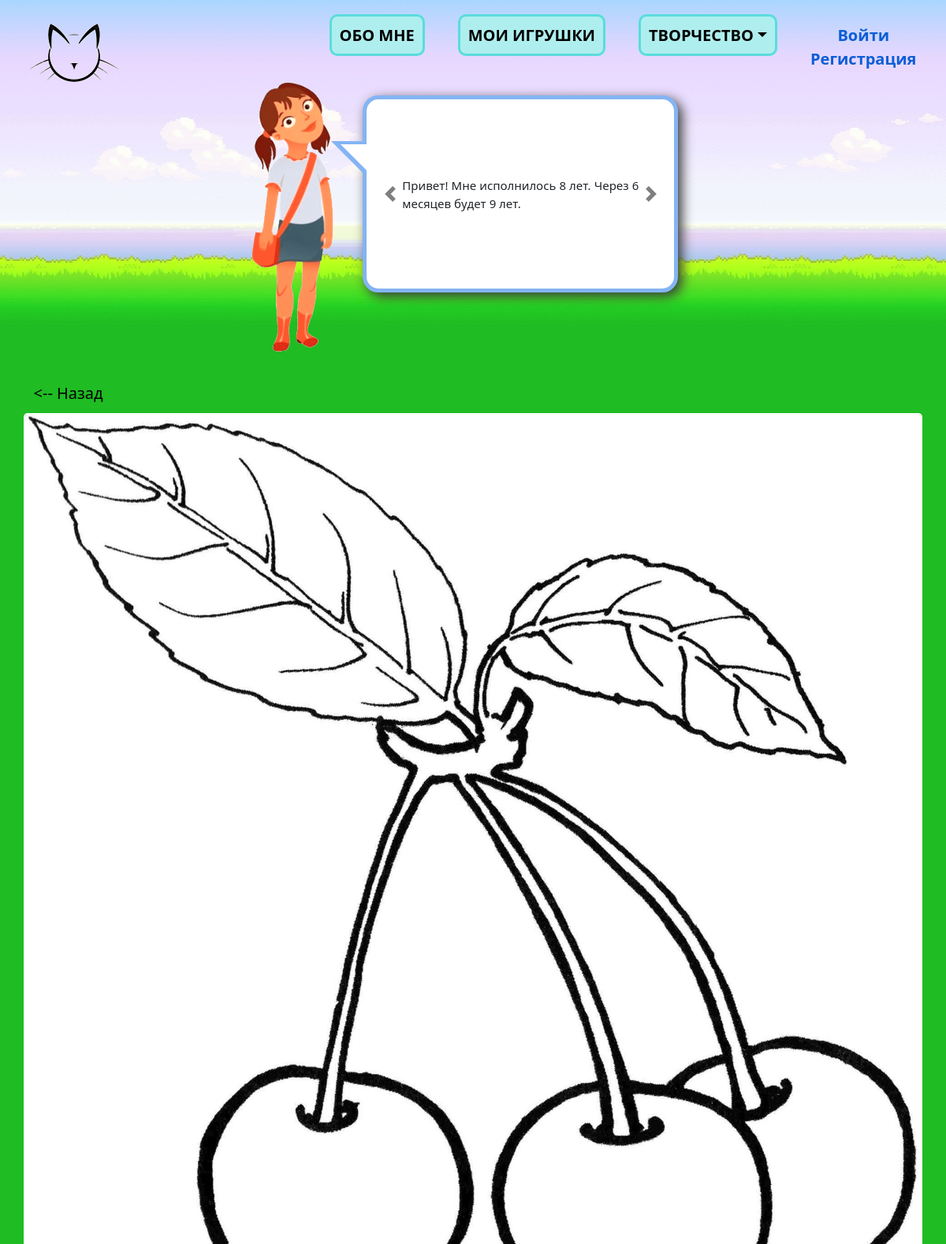
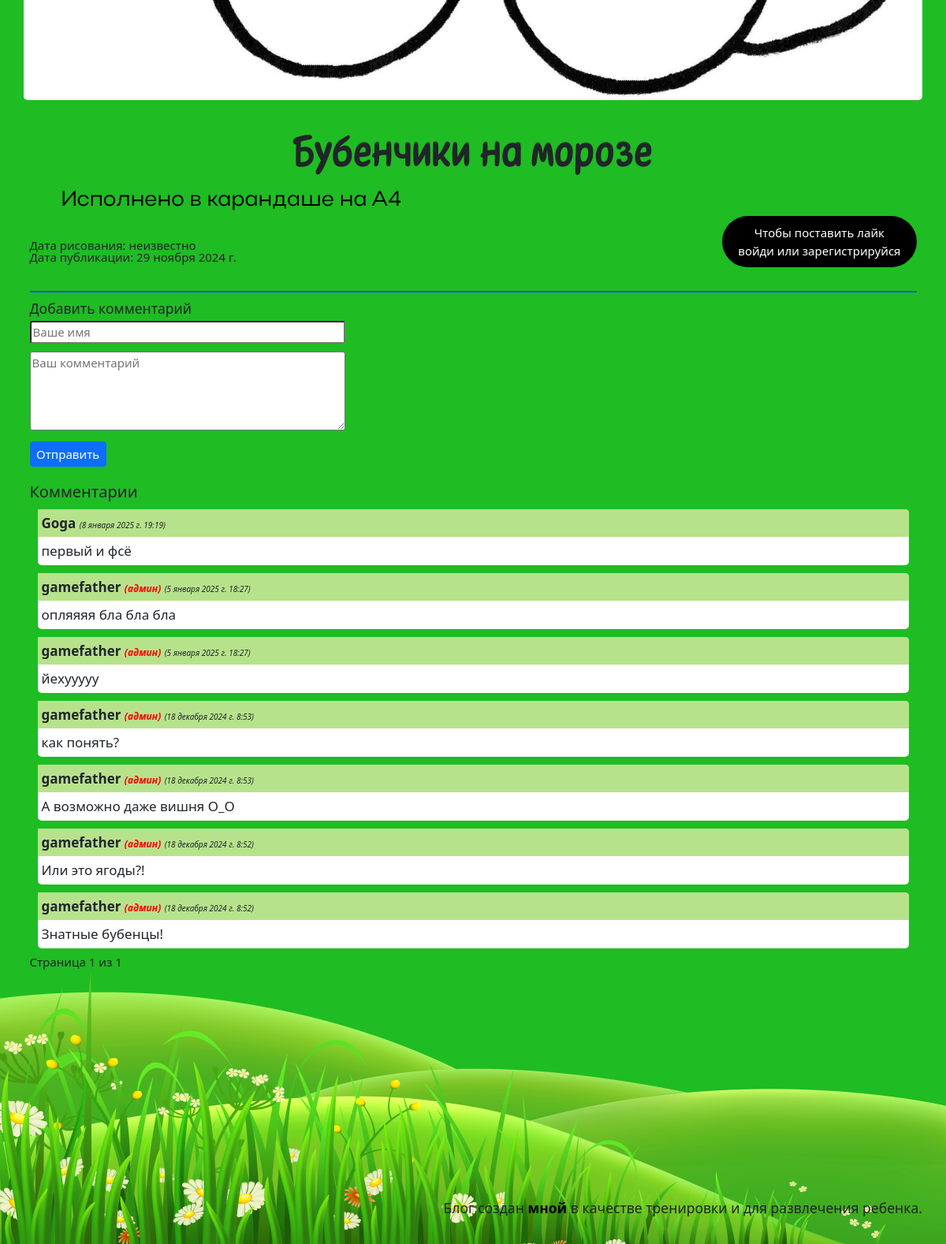
Page /drawings/drawings/4/ on the committed database (2 pictures, top to bottom).
### information/models.py (models this page shows, shortened)
class Info(models.Model):
    name = models.CharField(max_length=100, verbose_name='О чём информация')
    text = RichTextField(verbose_name='Текст')
    is_published = models.BooleanField(default=False, verbose_name='Опубликовано?')
    date_created = models.DateTimeField(auto_now_add=True)
    class Meta:
        verbose_name_plural='Информация'

### drawings/models.py (models this page shows, shortened)
class Drawings(models.Model):
    image = models.ForeignKey(Image, on_delete=models.SET_NULL, null=True, blank=True, verbose_name='Изображение')
    name = models.CharField(max_length=50, null=True, blank=True, verbose_name='Название')
    content = RichTextField(null=True, blank=True, verbose_name='Текст')
    is_published = models.BooleanField(default=False, verbose_name='Опубликовано?')
    date_painting = models.DateField(null=True, blank=True, verbose_name='Дата рисования')
    date_created = models.DateTimeField(auto_now_add=True, null=True, verbose_name='Дата создания')
    date_published = models.DateField(null=True, blank=True, verbose_name='Дата публикации')
    class Meta:
        verbose_name_plural = 'Рисунки'

### media/models.py (models this page shows, shortened)
class Image(models.Model):
    CATEGORY = [
        ('about', 'Обо мне'),
        ('mytoys', 'Мои игрушки'),
        ('drawings', 'Рисунки'),
        ('crafts', 'Поделки'),
        ('lifehacks', 'Lifehacks'),
        ('activities', 'Активности'),
        ('poets', 'Поэт'),
    ]
    def get_upload_to(self, filename):
        return f'content/{self.category}/{filename}'
    category = models.CharField(max_length=10, choices=CATEGORY, verbose_name='Категория')
    image = models.ImageField(upload_to=get_upload_to, verbose_name='Изображение')
    class Meta:
        verbose_name_plural = 'Изображения'

### comments/models.py (models this page shows, shortened)
class Comment(models.Model):
    my_toy = models.ForeignKey(MyToys, on_delete=models.CASCADE, related_name='comments', null=True, blank=True)
    drawing = models.ForeignKey(Drawings, on_delete=models.CASCADE, related_name='comments', null=True, blank=True)
    craft = models.ForeignKey(Crafts, on_delete=models.CASCADE, related_name='comments', null=True, blank=True)
    lifehack = models.ForeignKey(Lifehacks, on_delete=models.CASCADE, related_name='comments', null=True, blank=True)
    activity = models.ForeignKey(Activities, on_delete=models.CASCADE, related_name='comments', null=True, blank=True)
    poet = models.ForeignKey(Poets, on_delete=models.CASCADE, related_name='comments', null=True, blank=True)
    name = models.CharField(max_length=100, verbose_name='Имя')
    content = models.TextField(verbose_name='Текст')
    created_at = models.DateTimeField(auto_now_add=True,verbose_name='Создан')
    is_approved = models.BooleanField(default=False, verbose_name='Одобрено?')
    class Meta:
        verbose_name_plural = 'Комментарии'

### drawings/views.py (the view)
# urls.py: path('drawings/<int:item_id>/', views.drawing_detail, name='drawing_detail'),
def drawing_detail(request, item_id):
    return detail_view(request, item_id, 'drawings', 'creativity/drawings/drawing.html')

### comments/forms.py
class CommentForm(forms.ModelForm):
    class Meta:
        model = Comment
        fields = ['content', 'name']
        widgets = {
            'name': forms.TextInput(attrs={'class': 'form-name', 'placeholder': 'Ваше имя'}),
            'content': forms.Textarea(attrs={'class': 'form-comment', 'placeholder': 'Ваш комментарий'})
        }
    def __init__(self, *args, **kwargs):
        user_authenticated = kwargs.pop('user_authenticated', False)
        super(CommentForm, self).__init__(*args, **kwargs)
        if user_authenticated:
            self.fields.pop('name', None)
        else:
            self.fields['name'].required = True

### displaying_sections/models.py (called while the page is built)
    def get_url(self):
        return reverse (self.url_section)

### utils.py (called while the page is built)
def get_section():
    sections_list = Section.objects.filter(is_active=True)
    return sections_list

def get_info():
    info_list = Info.objects.filter(is_published=True)
    return info_list

### templates/creativity/drawings/drawing.html (shortened to what this page needs)
{% extends 'base.html' %}
{% load static %}
{% block image %}
    <div class="block-last">
        <a class="last" href="{% url 'drawings:index' %}"><-- Назад</a>
    </div>
    <div class="row">
        <img class="img-drawing col-12 p-0" src="{{ item.image.image.url }}" alt="{{ item.name }}">
    </div>
{% endblock %}
{% block header %}
    <h1 class="text-center mt-5 header-content">{{ item.name }}</h1>
{% endblock %}
{% block content %}
    <div class="text-full">{{ item.content|safe }}</div>
    <div class="d-flex justify-content-between">
        <div class="pt-5">
            {% if item.date_crafting %}
                <span class="card-subtitle d-block text-start">Дата рисования: {{ item.date_painting }}</span>
            {% else %}
                <span class="card-subtitle d-block text-start">Дата рисования: неизвестно</span>
            {% endif %}
            <span class="card-subtitle d-block text-start">Дата публикации: {{ item.date_published }}</span>
        </div>
        {% include 'likes/likes.html' with liked=liked item=item like_count=like_count %}
    </div>
    {% include 'comments/comments.html' with comments=comments form=form %}
{% endblock %}

### templates/information/info_cloud.html (shortened to what this page needs)
<div class="info-cloud">
    <div id="carouselExampleIndicators" class="carousel slide">
        <div class="carousel-inner">
            {% for info in info_list %}
                <div  class="carousel-item {% if forloop.first %}active{% endif %}">
                    {{ info.text|safe }}
                </div>
            {% endfor %}
        </div>
        {% if info_list|length > 1 %}
        <a role="button" class="carousel-control-prev" type="button" data-bs-target="#carouselExampleIndicators" data-bs-slide="prev">
            <span class="carousel-control-prev-icon" aria-hidden="true"></span>
        </a>
        <a role="button" class="carousel-control-next" type="button" data-bs-target="#carouselExampleIndicators" data-bs-slide="next">
            <span class="carousel-control-next-icon" aria-hidden="true"></span>
        </a>
        {% endif %}
       </div>
</div>

### templates/comments/comments_partial.html
<ul id="comments-container">
    {% for comment in comments %}
        <li>
            <p class="comment-name">{{ comment.name }}
                {% if comment.is_admin %} <span style="color: red; font-size: 12px"><i>(админ)</i></span>{% endif %}
                <span class="comment-date"> ({{ comment.created_at }})</span></p>
            <p class="comment-content">{{ comment.content }}</p>
        </li>
    {% empty %}
        <li>Нет комментариев.</li>
    {% endfor %}
</ul>

### static/css/style.css (style rules this page uses)
html { font-size: 10px; }
body { max-width: 1450px; margin: 0 auto; }
p, a, ul, li { margin: 0; padding: 0; }
.logout a, span { padding: 0; border: none; background: none; line-height: 1; }
.header-content { font-family: 'Architun-Med', serif; font-size: 6rem; }
.card-subtitle { font-size: 1.5rem; }
.img-drawing { border-radius: 5px; border: white solid 2px; }
.text-full { font-family: 'Actay-Reg', serif; font-size: 2.7rem; color: #000; text-align: justify; }
.text-full p { text-indent: 40px; }
.block-last { display: block; padding-bottom: 10px; }
.last { font-size: 2rem; text-decoration: none; color: #000; padding: 5px; border-radius: 5px; }
.info-cloud { display: inline-block; position: relative; font-size: 1.5rem; left: 35px; top: -80px; text-align: justify; border: 5px solid #84B4F3FF; background-color: #fff; border-radius: 20px; -moz-border-radius: 20px; -webkit-border-radius: 20px; box-shadow: 5px 5px 20px #b6b6b6; -moz-box-shadow: 5px 5px 20px #b6b6b6; -webkit-box-shadow: 5px 5px 15px #393939; width: 400px; height: 250px; }
.info-cloud:before { content: ""; position: absolute; width: 0; height: 0; border: 21px solid; border-color: #84B4F3FF #84B4F3FF transparent transparent; left: -45px; top: 53px; }
.info-cloud:after { content: ""; position: absolute; width: 0; height: 0; border: 17px solid; border-color: #fff #fff transparent transparent; left: -33px; top: 57px; }
.slide { height: 100%; padding: 0 45px; }
.carousel-inner { height: 100%; }
.carousel-item, .carousel-item.active { height: 100%; position: relative; }
.carousel-item p, .carousel-item.active p { position: absolute; top: 50%; transform: translate(0, -50%); }
.comment ul { list-style: none; }
.comment li { font-size: 1.7rem; background: white; margin: 10px; border-radius: 0 5px 5px 5px; }
.comment-date { font-style: italic; font-size: 1rem; font-weight: normal; }
.comment-name { font-weight: bold; background: #b7e28c; padding: 5px; border-radius: 0 5px 0 0; }
.comment-content { padding: 5px; }
.form-name, .form-comment { width: 400px; margin-bottom: 10px; font-size: 1.5rem; border-radius: 3px; }
.form-comment { height: 100px; }

### rows in the picture
Info: text "Привет! Мне исполнилось 8 лет. Через 6 месяцев будет 9 лет."
Drawings: image.image (picture), name "Бубенчики на морозе", content "Исполнено в карандаше на А4", date_published "29 ноября 2024 г."
Comment: name "Goga", created_at "8 января 2025 г. 19:19", content "первый и фсё"
Comment: name "gamefather", shows "(админ)", created_at "5 января 2025 г. 18:27", content "опляяяя бла бла бла"
Comment: name "gamefather", shows "(админ)", created_at "5 января 2025 г. 18:27", content "йехууууу"
Comment: name "gamefather", shows "(админ)", created_at "18 декабря 2024 г. 8:53", content "как понять?"
Comment: name "gamefather", shows "(админ)", created_at "18 декабря 2024 г. 8:53", content "А возможно даже вишня О_О"
Comment: name "gamefather", shows "(админ)", created_at "18 декабря 2024 г. 8:52", content "Или это ягоды?!"
Comment: name "gamefather", shows "(админ)", created_at "18 декабря 2024 г. 8:52", content "Знатные бубенцы!"

### other values in the picture
{{ comments.number }} "1"
{{ comments.paginator.num_pages }} "1"
